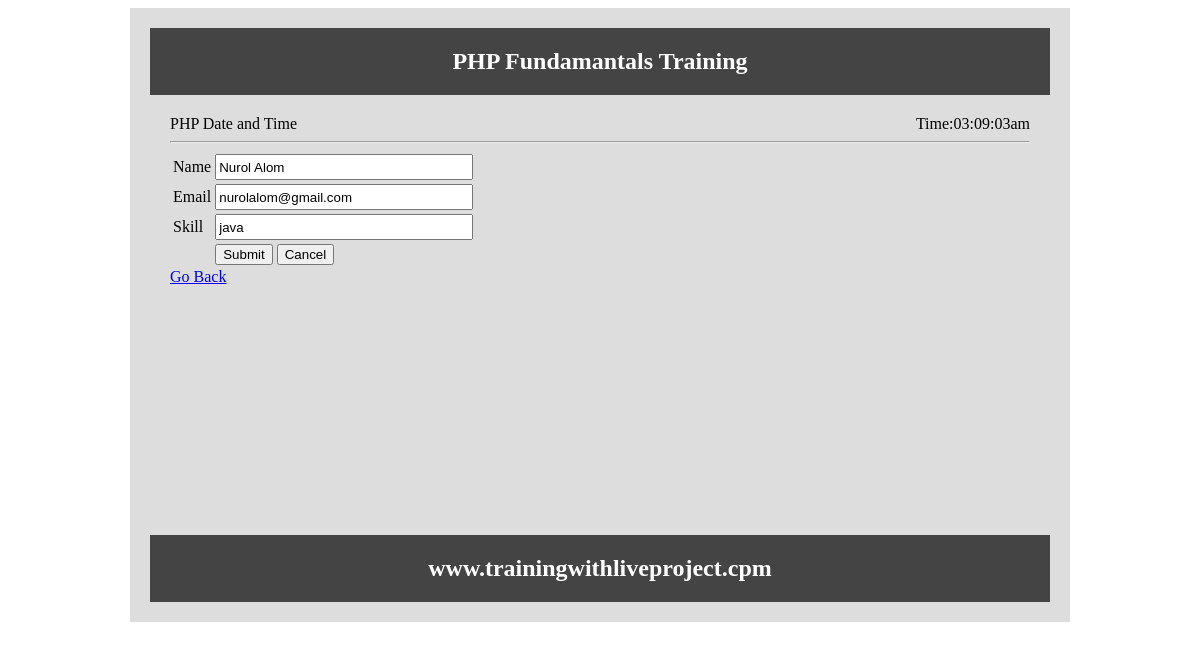
Page /update.php?id=1 on the committed database.
### tables this page shows
CREATE TABLE `tbl_user` (
  `id` int(11) NOT NULL,
  `name` varchar(50) NOT NULL,
  `email` varchar(255) NOT NULL,
  `skill` varchar(50) NOT NULL
);

### Database.php (called while the page is built, shortened)
<?php
class Database{
	public $host = DB_HOST;
	public $user = DB_USER;
	public $pass = DB_PASS;
	public $dbname = DB_NAME;
	public $link;
	private function connectDB(){
		$this->link = new mysqli($this->host,$this->user,$this->pass,$this->dbname);
	}
	public function select($query){
		$result = $this->link->query($query)or die ($this->link->error.__LINE__);
		if($result->num_rows > 0){
			return $result;
		}
		else{
			return false;
		}
	}
 }
?>

### update.php (the view, shortened to what this page needs)
<?php
include 'inc/header.php';
include 'Database.php';
$db = new Database();
 $id = mysqli_real_escape_string($db->link, $_GET['id']);
 $query = "SELECT * FROM tbl_user WHERE `id` = '$id' ";
 $getData = $db->select($query)->fetch_assoc();
?>
<form action="update.php?id=<?php echo $id;?>" method="post">
<table>
 <tr>
  <td>Name</td>
   <td><input type="text" name="name" value="<?php echo $getData['name']?>"/></td>
  </tr>
 <tr>
   <td>Email</td>
      <td><input type="text" name="email" value="<?php echo $getData['email']?>"/></td>
 </tr>
 <tr>
  <td>Skill</td>
      <td><input type="text" name="skill" value="<?php echo $getData['skill']?>"/></td>
 </tr>
 <tr>
   <td></td>
   <td>
     <input type="submit" name="submit" value="Submit"/>
	 <input type="reset" Value="Cancel"/>
   </td>
 </tr>
 </table>
</form>
<a href="index.php">Go Back</a>
<?php include 'inc/footer.php';?>

### inc/header.php (style rules this page uses)
input[type="text"] { width:250px;height:20px; }

### rows in the picture
tbl_user: name "Nurol Alom", email "nurolalom@gmail.com", skill "java"
